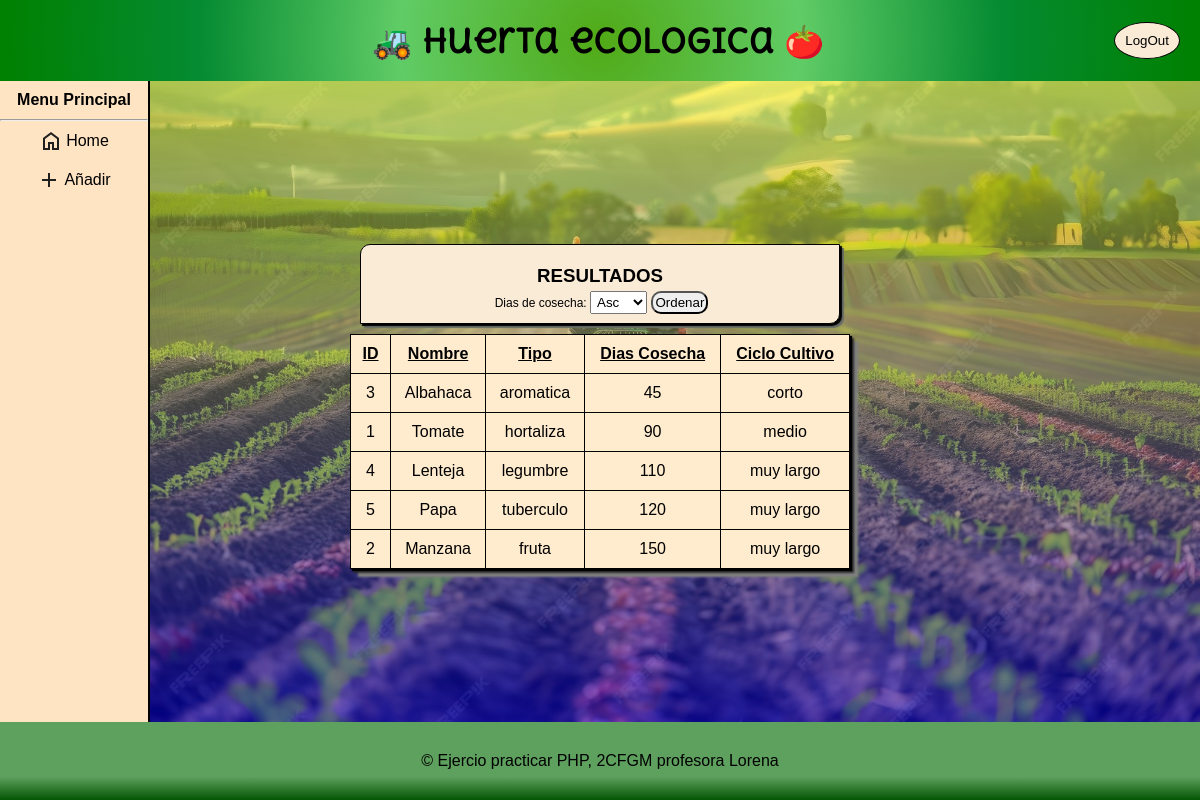
The page / on the database its author committed.
### tables this page shows
CREATE TABLE `cultivos` (
  `id` int(10) UNSIGNED NOT NULL,
  `nombre` varchar(50) NOT NULL,
  `tipo` enum('hortaliza','fruta','aromatica','legumbre','tuberculo') DEFAULT NULL,
  `dias_cosecha` int(11) NOT NULL
);

### funciones.php (called while the page is built)
<?php
function cicloCultivo($dias)
{
    $output = match (true) {
        $dias < 60 => 'corto',
        $dias <= 90 => 'medio',
        $dias <= 90 => 'largo',
        $dias > 90 => 'muy largo',
    };
    return $output;
}

### index.php (the view, shortened to what this page needs)
<?php
include 'funciones.php';
$nameDB = 'huerta_db';
$connect = connectDB($nameDB);
$orderBy = $_GET['order-by'] ?? 'asc';
$queryOrder = 'select * from cultivos order by dias_cosecha ' . $orderBy . ';';
$result = $connect->query($queryOrder);
?>
<!DOCTYPE html>
<html lang="es">
<head>
    <link rel="stylesheet" href="style.css">
</head>
<body>
    <header>
        <h1>🚜 Huerta ecologica 🍅</h1>
        <button class="log-out">LogOut</button>
    </header>
    <section>
        <div class="menu">
            <h4>Menu Principal</h4>
            <hr>
            <div class="routs-menu">
                <a href="index.php"><img src="./source/img/home.svg" alt="home">Home</a>
                <a href="nuevo.php"><img src="./source/img/add.svg" alt="añadir">Añadir</a>
            </div>
        </div>
        <div>
            <div class="encabezado-tabla">
                <h3>Resultados</h3>
                <form class="ordenar" method="get" action="index.php">
                    <span>Dias de cosecha: </span>
                    <select name="order-by">
                        <option value="asc">Asc</option>
                    </select>
                    <button type="submit">Ordenar</button>
                </form>
            </div>
            <?php if ($result && $result->num_rows > 0): ?>
                <table>
                    <tr>
                        <th>ID</th>
                        <th>Nombre</th>
                        <th>Tipo</th>
                        <th>Dias Cosecha</th>
                        <th>Ciclo Cultivo</th>
                    </tr>
                    <?php while ($r = $result->fetch_assoc()) : ?>
                        <tr>
                            <td><?= $r['id'] ?></td>
                            <td><?= $r['nombre'] ?></td>
                            <td><?= $r['tipo'] ?></td>
                            <td><?= $r['dias_cosecha'] ?></td>
                            <td><?= cicloCultivo($r['dias_cosecha']) ?></td>
                        </tr>
                    <?php endwhile; ?>
                </table>
            <?php else: ?>
                <p>No hay registros.</p>
            <?php endif; ?>
        </div>
    </section>
    <footer>
        <p>© Ejercio practicar PHP, 2CFGM profesora Lorena</p>
    </footer>
</body>
</html>

### style.css (style rules this page uses)
* { padding: 0px; margin: 0px; box-sizing: border-box; }
body { font-family: 'Lucida Sans', 'Lucida Sans Regular', 'Lucida Grande', 'Lucida Sans Unicode', Geneva, Verdana, sans-serif; width: 100%; min-height: 100vh; display: flex; flex-direction: column; align-items: center; justify-content: center; text-align: center; }
header { width: 100%; padding: 20px; display: flex; flex-direction: row; justify-content: end; gap: 25%; font-family: 'delius'; align-items: center; background: radial-gradient(circle, rgb(81, 170, 22), rgb(96, 204, 102), rgb(5, 139, 50), green); }
section { position: relative; display: flex; flex: 1; width: 100%; padding: 25px; background-image: linear-gradient(to bottom, rgba(255, 255, 0, 0.5), rgba(0, 0, 255, 0.5)), url(./source/img/bg.jpg); background-repeat: no-repeat; background-size: cover; align-items: center; justify-content: center; gap: 30%; }
.menu { position: absolute; width: 150px; background-color: bisque; border-right-width: 2px; border-right-color: black; border-right-style: solid; height: 100%; left: 0; }
.menu h4 { padding: 10px; }
.routs-menu { display: flex; flex-direction: column; gap: 5px; margin-top: 3px; }
a { display: flex; flex-direction: row; padding: 5px; justify-content: center; align-items: center; gap: 3px; text-decoration: none; color: black; gap: 3px; }
table, .formulario { width: 500px; background-color: blanchedalmond; border-collapse: collapse; border: 1px solid black; box-shadow: 2px 2px 1px black, 4px 4px 2px rgb(43, 43, 43), 8px 8px 2px grey; }
input, select { padding: 10px; }
span { margin-left: 3px; }
h3 { text-transform: uppercase; }
.encabezado-tabla { display: flex; flex-direction: column; gap: 4px; padding: 20px; margin: 10px; background-color: antiquewhite; border-radius: 10px 0px 10px 0px; border: 1px solid black; box-shadow: 2px 2px 1px black, 4px 4px 1px rgb(105, 109, 104); }
td, th { border: 1px solid black; padding: 10px; }
th { text-decoration: underline; }
footer { width: 100%; padding: 30px; background: linear-gradient(rgb(94, 160, 94) 70%, rgb(4, 85, 4)); }
hr { width: 100%; }
.log-out { padding: 10px; border-radius: 50%; background-color: antiquewhite; border: 1px solid black; cursor: pointer; }
button { padding: 10px; border-radius: 10px; cursor: pointer; }

### rows shown on the page
cultivos: id "3", nombre "Albahaca", tipo "aromatica", dias_cosecha "45", dias_cosecha "corto"
cultivos: id "1", nombre "Tomate", tipo "hortaliza", dias_cosecha "90", dias_cosecha "medio"
cultivos: id "4", nombre "Lenteja", tipo "legumbre", dias_cosecha "110", dias_cosecha "muy largo"
cultivos: id "5", nombre "Papa", tipo "tuberculo", dias_cosecha "120", dias_cosecha "muy largo"
cultivos: id "2", nombre "Manzana", tipo "fruta", dias_cosecha "150", dias_cosecha "muy largo"
